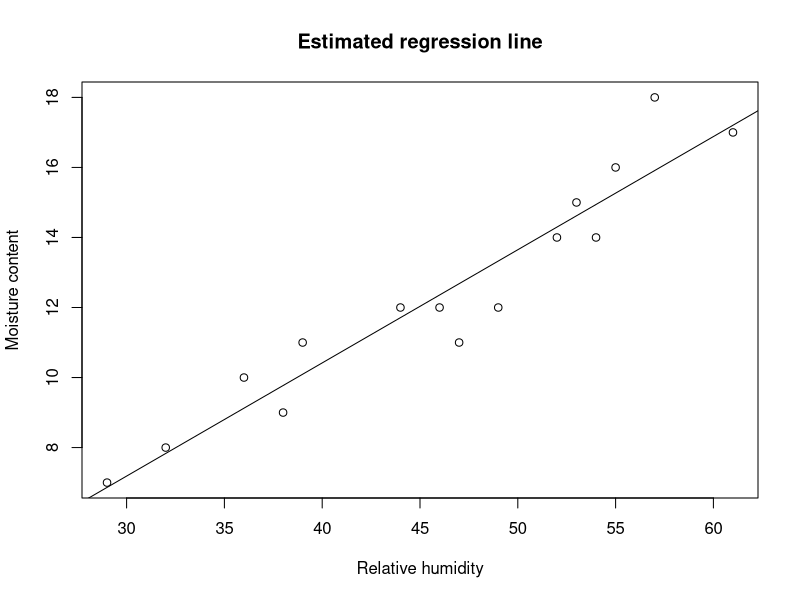

The R script that drew this image:
A<-c(46, 53, 29, 61, 36, 39, 47, 49, 52, 38, 55, 32, 57, 54, 44)
B<-c(12, 15, 7, 17, 10, 11, 11, 12, 14, 9, 16, 8, 18, 14, 12)
plot(A, B,xlab ="Relative humidity",ylab = "Moisture content",main = "Estimated regression line")
X = lm(B~A)
Y = X$coefficients[1]
X = X$coefficients[2]
p = seq(0,65,0.1)
q = p*X + Y
lines(p, q)
